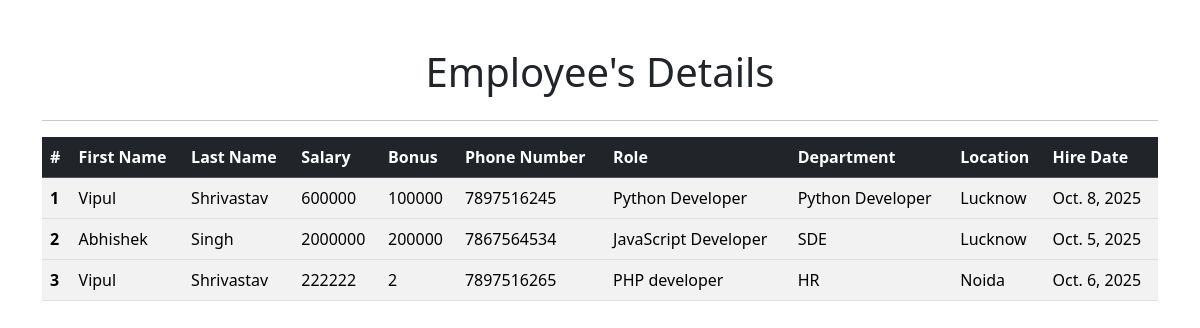
The page /all_emp on the database as committed earlier.
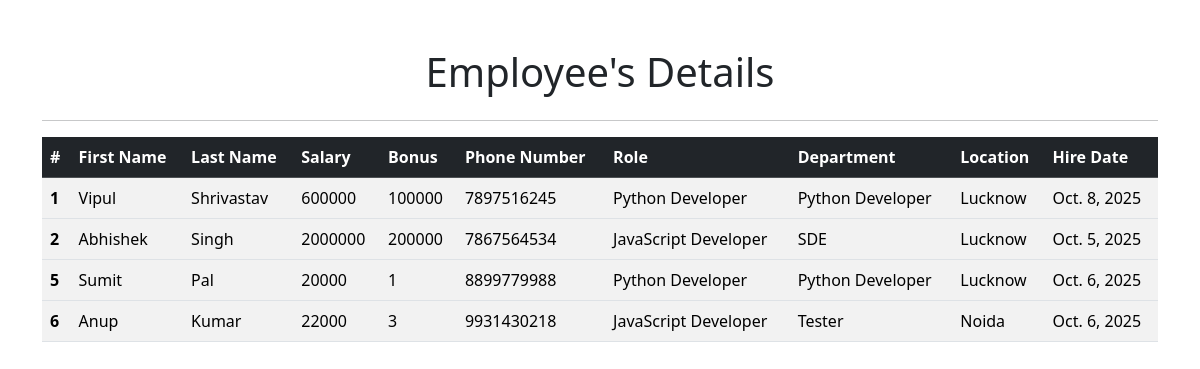
The same page on the database as committed later.
### emp_app/models.py (models this page shows, shortened)
class Employee(models.Model):
    first_name = models.CharField(max_length=100, null=False)
    last_name = models.CharField(max_length=100)
    dept = models.ForeignKey(Department, on_delete=models.CASCADE)
    salary = models.IntegerField(default=0)
    bonus = models.IntegerField(default=0)
    role = models.ForeignKey(Role, on_delete=models.CASCADE)
    phone = models.IntegerField(default=0)
    hire_date = models.DateField()
    def __str__(self):
        return "%s %s %s" %(self.first_name,self. last_name, self.phone)

class Role(models.Model):
    name = models.CharField(max_length=100, null=False)

class Department(models.Model):
    name = models.CharField(max_length=100,null=False)
    location = models.CharField(max_length=100)

### emp_app/views.py (the view)
# urls.py: path('all_emp', views.all_emp, name='all_emp'),
def all_emp(request):
    emps = Employee.objects.all()
    context = {
        'emps': emps
    }
    print(context)
    return render(request, 'view_all_emp.html',context)

### emp_app/templates/view_all_emp.html (shortened to what this page needs)
<!DOCTYPE html>
<html lang="en">
<head>
  <link href="https://cdn.jsdelivr.net/npm/bootstrap@5.3.3/dist/css/bootstrap.min.css" rel="stylesheet">
</head>
<body>
  <div class="container mt-5">
    <h1 class="mb-4 text-center">Employee's Details</h1>
    <hr>
  <table class="table table-striped">
      <thead class="table-dark">
        <tr>
          <th scope="col">#</th>
          <th scope="col">First Name</th>
          <th scope="col">Last Name</th>
          <th scope="col">Salary</th>
          <th scope="col">Bonus</th>
          <th scope="col">Phone Number</th>
          <th scope="col">Role</th>
          <th scope="col">Department</th>
          <th scope="col">Location</th>
          <th scope="col">Hire Date</th>
        </tr>
      </thead>
            {% for emp in emps %}
      <tbody>
        <tr>
          <th scope="row">{{ emp.id }}</th>
          <td>{{ emp.first_name }}</td>
          <td>{{ emp.last_name }}</td>
          <td>{{ emp.salary }}</td>
          <td>{{ emp.bonus }}</td>
          <td>{{ emp.phone }}</td>
          <td>{{ emp.role.name }}</td>
          <td>{{ emp.dept.name }}</td>
          <td>{{ emp.dept.location }}</td>
          <td>{{ emp.hire_date }}</td>
        </tr>
      </tbody>
            {% endfor %}
    </table>
  </div>
</body>
</html>

Rows that differ between the two databases and show on the page:
removed Employee: id "3", first_name "Vipul", last_name "Shrivastav", salary "222222", bonus "2", phone "7897516265", role.name "PHP developer", dept.name "HR", dept.location "Noida", hire_date "Oct. 6, 2025"
added Employee: id "5", first_name "Sumit", last_name "Pal", salary "20000", bonus "1", phone "8899779988", role.name "Python Developer", dept.name "Python Developer", dept.location "Lucknow", hire_date "Oct. 6, 2025"
added Employee: id "6", first_name "Anup", last_name "Kumar", salary "22000", bonus "3", phone "9931430218", role.name "JavaScript Developer", dept.name "Tester", dept.location "Noida", hire_date "Oct. 6, 2025"
